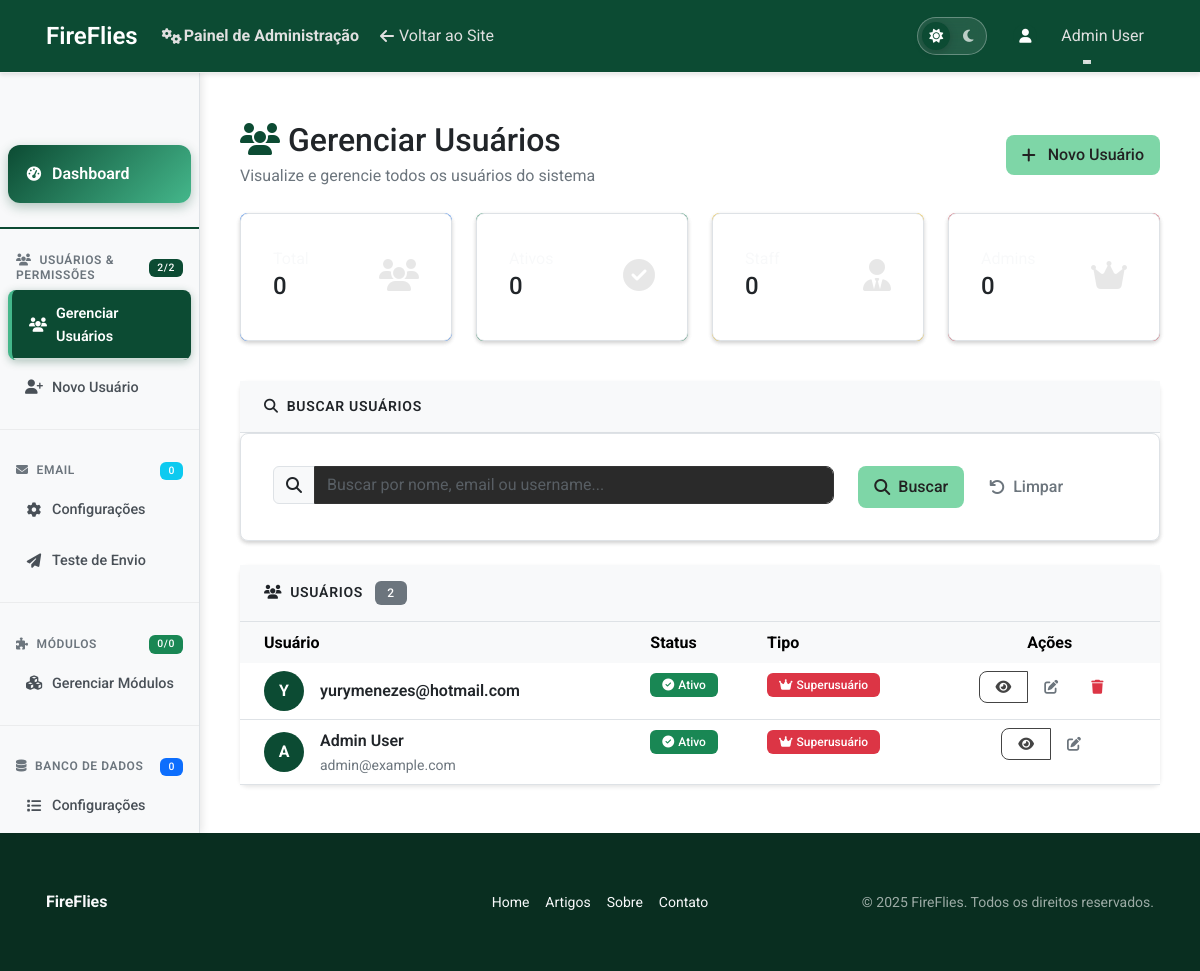
The app's page /config/usuarios/ (signed in) with its own data.
### apps/accounts/models/user.py (models this page shows, shortened)
class User(AbstractUser):
    email = models.EmailField(
        'endereço de email',
        unique=True,
        error_messages={
            'unique': "Já existe um usuário com este email.",
        }
    )
    is_verified = models.BooleanField(
        'verificado',
        default=False,
        help_text='Designa se o usuário verificou o email.'
    )
    slug = models.SlugField(
        'slug',
        max_length=100,
        unique=True,
        blank=True,
        help_text='Identificador único para URLs amigáveis'
    )
    avatar = models.ImageField(
        'avatar',
        upload_to=user_avatar_path,
        blank=True,
        null=True,
        help_text='Foto de perfil do usuário'
    )
    bio = models.TextField(
        'biografia',
        max_length=500,
        blank=True,
        help_text='Breve descrição sobre o usuário'
    )
    phone = models.CharField(
        'telefone',
        max_length=20,
        blank=True,
        help_text='Número de telefone do usuário'
    )
    birth_date = models.DateField(
        'data de nascimento',
        blank=True,
        null=True,
        help_text='Data de nascimento do usuário'
    )
    location = models.CharField(
        'localização',
        max_length=100,
        blank=True,
        help_text='Cidade/Estado do usuário'
    )
    objects = UserManager()
    USERNAME_FIELD = 'email'
    REQUIRED_FIELDS = ['username']
    class Meta:
        verbose_name = 'usuário'
        verbose_name_plural = 'usuários'
        ordering = ['-date_joined']
    def get_full_name(self):
        return f"{self.first_name} {self.last_name}".strip()

### apps/config/views/user_views.py (the view, shortened to what this page needs)
# urls.py: path('usuarios/', UserListView.as_view(), name='user_list'),
class UserListView(ConfigPermissionMixin, PermissionHelperMixin, View):
    template_name = 'config/users/list.html'
    def get(self, request):
        form = UserSearchForm(request.GET)
        users = User.objects.all()
        if form.is_valid():
            query = form.cleaned_data.get('query')
            is_active = form.cleaned_data.get('is_active')
            is_staff = form.cleaned_data.get('is_staff')
            is_superuser = form.cleaned_data.get('is_superuser')
            if is_active:
                users = users.filter(is_active=is_active == 'true')
            if is_staff:
                users = users.filter(is_staff=is_staff == 'true')
            if is_superuser:
                users = users.filter(is_superuser=is_superuser == 'true')
        paginator = Paginator(users.order_by('-date_joined'), 25)
        page_number = request.GET.get('page')
        page_obj = paginator.get_page(page_number)
        context = {
            'form': form,
            'page_obj': page_obj,
            'users': page_obj.object_list,
        }
        return render(request, self.template_name, context)

### apps/config/templates/config/users/list.html (shortened to what this page needs)
{% extends 'config/base_config.html' %}
{% load crispy_forms_tags %}
{% block config_content %}
<div class="container my-5">
    <div class="row mb-4">
        <div class="col-12">
            <div class="d-flex justify-content-between align-items-center">
                <div>
                    <h1 class="h2 mb-1 text-sans text-body">
                        <i class="fas fa-users me-2 text-django-green"></i>Gerenciar Usuários
                    </h1>
                    <p class="text-secondary mb-0 text-body">Visualize e gerencie todos os usuários do sistema</p>
                </div>
                <div>
                    <a href="{% url 'config:user_create' %}" class="btn btn-primary">
                        <i class="fas fa-plus me-2"></i>Novo Usuário
                    </a>
                </div>
            </div>
        </div>
    </div>
    <div class="row mb-4">
        <div class="col-lg-3 col-md-6 mb-3">
            <div class="card-django bg-primary text-white border-0 shadow-sm">
                <div class="card-body profile-card-body card-django">
                    <div class="d-flex align-items-center justify-content-between">
                        <div>
                            <div class="text-light">Total</div>
                            <div class="h4 text-sans text-body">{{ total_users|default:0 }}</div>
                        </div>
                        <div>
                            <i class="fas fa-users fa-2x opacity-75"></i>
                        </div>
                    </div>
                </div>
            </div>
        </div>
        <div class="col-lg-3 col-md-6 mb-3">
            <div class="card-django bg-success text-white border-0 shadow-sm">
                <div class="card-body profile-card-body card-django">
                    <div class="d-flex align-items-center justify-content-between">
                        <div>
                            <div class="text-light">Ativos</div>
                            <div class="h4 text-sans text-body">{{ active_users|default:0 }}</div>
                        </div>
                        <div>
                            <i class="fas fa-check-circle fa-2x opacity-75"></i>
                        </div>
                    </div>
                </div>
            </div>
        </div>
        <div class="col-lg-3 col-md-6 mb-3">
            <div class="card-django bg-warning text-white border-0 shadow-sm">
                <div class="card-body profile-card-body card-django">
                    <div class="d-flex align-items-center justify-content-between">
                        <div>
                            <div class="text-light">Staff</div>
                            <div class="h4 text-sans text-body">{{ staff_users|default:0 }}</div>
                        </div>
                        <div>
                            <i class="fas fa-user-tie fa-2x opacity-75"></i>
                        </div>
                    </div>
                </div>
            </div>
        </div>
        <div class="col-lg-3 col-md-6 mb-3">
            <div class="card-django bg-danger text-white border-0 shadow-sm">
                <div class="card-body profile-card-body card-django">
                    <div class="d-flex align-items-center justify-content-between">
                        <div>
                            <div class="text-light">Admins</div>
                            <div class="h4 text-sans text-body">{{ super_users|default:0 }}</div>
                        </div>
                        <div>
                            <i class="fas fa-crown fa-2x opacity-75"></i>
                        </div>
                    </div>
                </div>
            </div>
        </div>
    </div>
    <div class="card-django border-0 shadow-sm mb-4">
        <div class="card-header profile-card-header">
            <h6 class="mb-0 text-sans text-body">
                <i class="fas fa-search me-2"></i>Buscar Usuários
            </h6>
        </div>
        <div class="card-body profile-card-body card-django">
            <form method="get" class="row g-3">
                <div class="col-md-8">
                    <div class="input-group">
                        <span class="input-group-text">
                            <i class="fas fa-search"></i>
                        </span>
                        <input type="text" name="query" class="form-control"
                               placeholder="Buscar por nome, email ou username..."
                               value="{{ request.GET.query|default:'' }}">
                    </div>
                </div>
                <div class="col-md-4">
                    <div class="d-flex gap-2">
                        <button type="submit" class="btn btn-primary">
                            <i class="fas fa-search me-1"></i>Buscar
                        </button>
                        <a href="{% url 'config:user_list' %}" class="btn btn-outline-secondary">
                            <i class="fas fa-undo me-1"></i>Limpar
                        </a>
                    </div>
                </div>
            </form>
        </div>
    </div>
    {% if users %}
        <div class="card-django border-0 shadow-sm">
            <div class="card-header profile-card-header">
                <div class="d-flex justify-content-between align-items-center">
                    <h6 class="mb-0 text-sans text-body">
                        <i class="fas fa-users me-2"></i>Usuários
                        <span class="badge bg-secondary ms-2">{{ users|length }}</span>
                    </h6>
                </div>
            </div>
            <div class="card-body p-0">
                <div class="table-responsive">
                    <table class="table table-hover mb-0">
                        <thead class="table-light">
                            <tr>
                                <th class="border-0 ps-4">Usuário</th>
                                <th class="border-0">Status</th>
                                <th class="border-0">Tipo</th>
                                <th class="border-0 text-center">Ações</th>
                            </tr>
                        </thead>
                        <tbody>
                            {% for user in users %}
                            <tr>
                                <td class="ps-4">
                                    <div class="d-flex align-items-center">
                                        <div class="flex-shrink-0">
                                            <div class="bg-django-green rounded-circle d-flex align-items-center justify-content-center text-white" style="width: 40px; height: 40px;">
                                                <span class="fw-bold">{{ user.first_name.0|default:user.username.0|upper }}</span>
                                            </div>
                                        </div>
                                        <div class="ms-3">
                                            <div class="fw-semibold text-body">{{ user.get_full_name|default:user.username }}</div>
                                            <div class="text-secondary small">{{ user.email }}</div>
                                        </div>
                                    </div>
                                </td>
                                <td>
                                    {% if user.is_active %}
                                        <span class="badge bg-success">
                                            <i class="fas fa-check-circle me-1"></i>Ativo
                                        </span>
                                    {% else %}
                                        <span class="badge bg-danger">
                                            <i class="fas fa-times-circle me-1"></i>Inativo
                                        </span>
                                    {% endif %}
                                </td>
                                <td>
                                    {% if user.is_superuser %}
                                        <span class="badge bg-danger">
                                            <i class="fas fa-crown me-1"></i>Superusuário
                                        </span>
                                    {% elif user.is_staff %}
                                        <span class="badge bg-warning text-dark">
                                            <i class="fas fa-user-tie me-1"></i>Staff
                                        </span>
                                    {% else %}
                                        <span class="badge bg-secondary">
                                            <i class="fas fa-user me-1"></i>Usuário
                                        </span>
                                    {% endif %}
                                </td>
                                <td class="text-center">
                                    <div class="btn-group btn-group-sm">
                                        <a href="{% url 'config:user_detail' user.slug %}" class="btn btn-outline-primary" title="Visualizar">
                                            <i class="fas fa-eye"></i>
                                        </a>
                                        <a href="{% url 'config:user_update' user.slug %}" class="btn btn-outline-secondary" title="Editar">
                                            <i class="fas fa-edit"></i>
                                        </a>
                                        {% if user != request.user %}
                                            <a href="{% url 'config:user_delete' user.slug %}" class="btn btn-outline-danger" title="Deletar">
                                                <i class="fas fa-trash"></i>
                                            </a>
                                        {% endif %}
                                    </div>
                                </td>
                            </tr>
                            {% endfor %}
                        </tbody>
                    </table>
                </div>
            </div>
        </div>
    {% endif %}
</div>
{% endblock %}

### apps/config/templates/config/base_config.html (shortened to what this page needs)
{% load static %}
<!DOCTYPE html>
<html lang="pt-br" class="h-100">
<head>
    {% include 'includes/_head.html' %}
</head>
<body class="d-flex flex-column h-100">
    <header>
        <nav class="navbar navbar-expand-lg navbar-django">
            <div class="container">
                <a class="navbar-brand" href="{% url 'pages:home' %}">
                    FireFlies
                </a>
                <div class="collapse navbar-collapse" id="navbarNav">
                    <ul class="navbar-nav me-auto">
                        <li class="nav-item">
                            <span class="nav-link text-django-green fw-bold">
                                <i class="fas fa-cogs me-1"></i>Painel de Administração
                            </span>
                        </li>
                        <li class="nav-item">
                            <a class="nav-link text-info" href="{% url 'pages:home' %}">
                                <i class="fas fa-arrow-left me-1"></i>Voltar ao Site
                            </a>
                        </li>
                    </ul>
                    <ul class="navbar-nav align-items-center">
                        <li class="nav-item me-2">
                            <div class="theme-toggle" role="radiogroup" aria-label="Escolher tema">
                                <button class="theme-option" data-theme="light" title="Tema claro" aria-label="Tema claro" role="radio">
                                    <i class="fas fa-sun"></i>
                                </button>
                                <button class="theme-option" data-theme="dark" title="Tema escuro" aria-label="Tema escuro" role="radio">
                                    <i class="fas fa-moon"></i>
                                </button>
                            </div>
                        </li>
                        {% if user.is_authenticated %}
                            <li class="nav-item dropdown">
                                <a class="nav-link dropdown-toggle d-flex align-items-center" href="#" id="userDropdown" role="button"
                                   data-bs-toggle="dropdown" aria-expanded="false" aria-label="Menu do usuário">
                                    <div class="avatar-sm me-2">
                                        <div class="bg-django-green rounded-circle d-flex align-items-center justify-content-center" style="width: 24px; height: 24px;">
                                            <i class="fas fa-user text-white small"></i>
                                        </div>
                                    </div>
                                    <span class="d-none d-md-inline">{{ user.get_full_name|default:user.username }}</span>
                                </a>
                            </li>
                        {% endif %}
                    </ul>
                </div>
            </div>
        </nav>
    </header>
    {% include 'includes/_toasts.html' %}
    <main id="main-content" class="flex-shrink-0">
        <div class="container-fluid">
            <div class="row">
                {% include 'config/includes/sidebar.html' %}
                <main class="col-md-9 ms-sm-auto col-lg-10 px-md-4">
                    {% block config_content %}{% endblock %}
                </main>
            </div>
        </div>
    </main>
    {% include 'includes/_footer.html' %}
</body>
</html>

### records on screen
User: get_full_name "Admin User", first_name.0 "A", email "admin@example.com", is_active True (drawn), is_superuser True (drawn)
User: first_name.0 "Y", get_full_name "yurymenezes@hotmail.com", is_active True (drawn), is_superuser True (drawn)

### other values on screen
{{ title }} "Dashboard Gerenciar Usuários Novo Usuário Configurações Teste de Envio Gerenciar Módulos Configurações"
{{ stats.active_users }} "2"
{{ stats.total_users }} "2"
{{ stats.email_configs }} "0"
{{ stats.active_modules }} "0"
{{ stats.total_modules }} "0"
{{ stats.database_configs|default:0 }} "0"
{{ total_users|default:0 }} "0"
{{ active_users|default:0 }} "0"
{{ staff_users|default:0 }} "0"
{{ super_users|default:0 }} "0"
{{ users|length }} "2"
